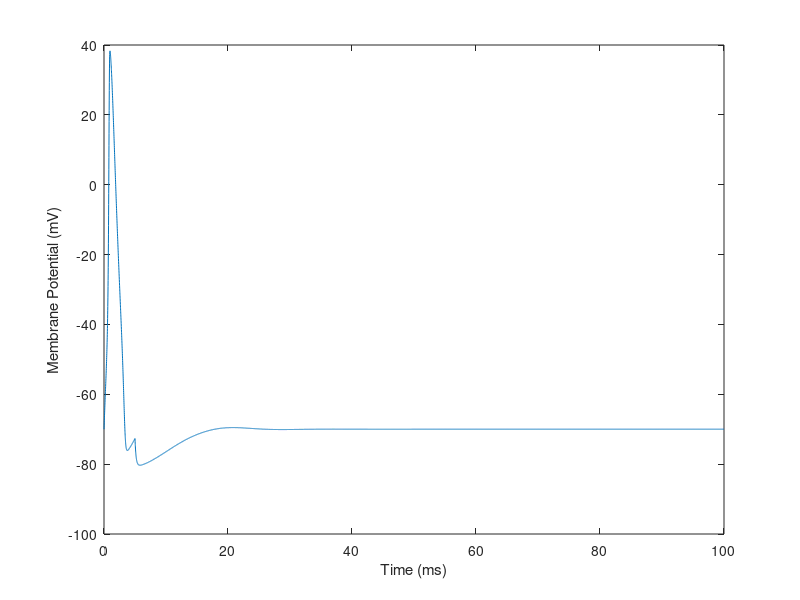
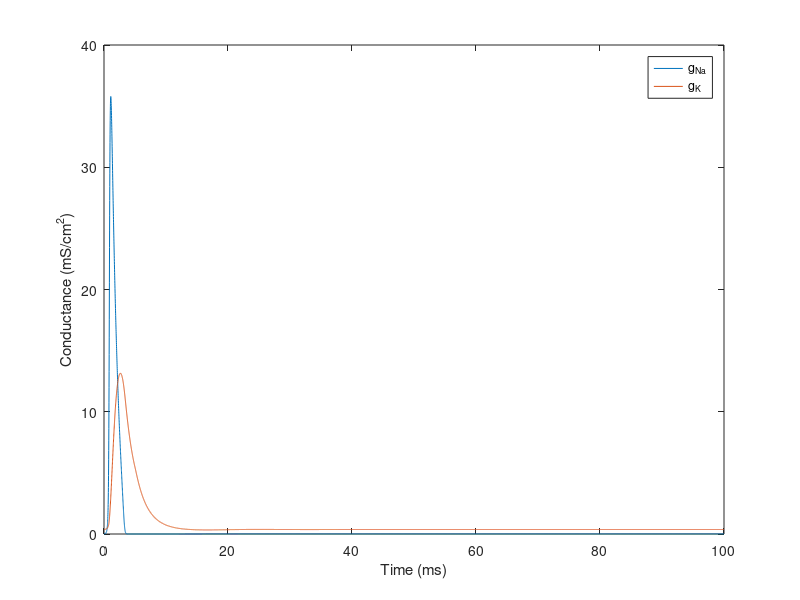

These figures' MATLAB source, in order:
clear all
close all
clc

% simulation parameters
dt = .01;
t = 0:dt:100;

% stimulation values
I = 50;
t_s = 5*1/dt; %change # before 1/dt to anything <= max(t)

% constants
gbar_K = 36;
gbar_Na = 120;
gbar_L = .3;
E_K = -12;
E_Na = 115;
E_L = 10.6;
V_rest = -70;
C_m = 1;

% calculate displacement of potentials from rest
V_m = V_rest;
V = abs(V_m)-abs(V_rest);
V_K = E_K-abs(V_rest);
V_Na = E_Na-abs(V_rest);
V_L = E_L-abs(V_rest);

% calculate gating variables at rest
a_m = .1*((25-V)/(exp((25-V)/10)-1));
B_m = 4*exp(-V/18);
a_n = .01*((10-V)/(exp((10-V)/10)-1));
B_n = .125*exp(-V/80);
a_h = .07*exp(-V/20);
B_h = 1/(exp((30-V)/10)+1);

m = a_m/(a_m+B_m);
n = a_n/(a_n+B_n);
h = a_h/(a_h+B_h);

% calculate g_Na & g_K at rest
g_Na = m^3*gbar_Na*h;
g_K = n^4*gbar_K;

% iterate for values over simulation period
for i = 1:length(t)-1
%     calculate gating variables
    a_m = .1*((25-V(i))/(exp((25-V(i))/10)-1));
    B_m = 4*exp(-V(i)/18);
    a_n = .01*((10-V(i))/(exp((10-V(i))/10)-1));
    B_n = .125*exp(-V(i)/80);
    a_h = .07*exp(-V(i)/20);
    B_h = 1/(exp((30-V(i))/10)+1);
    
    m = m+dt*(a_m*(1-m)-B_m*m);
    n = n+dt*(a_n*(1-n)-B_n*n);
    h = h+dt*(a_h*(1-h)-B_h*h);
    
%     calculate conductances
    g_Na(i+1) = m^3*gbar_Na*h;
    g_K(i+1) = n^4*gbar_K;
    
%     calculate currents
    I_Na = g_Na(i+1)*(V_m(i)-V_Na);
    I_K = g_K(i+1)*(V_m(i)-V_K);
    I_L = gbar_L*(V_m(i)-V_L);
    if i <= t_s
        I_ion = (I-I_K-I_Na-I_L);
    else
        I_ion = (-I_K-I_Na-I_L);
    end
    
%     calculate membrane potential
    V(i+1) = V(i)+dt*I_ion/C_m;
    V_m(i+1) = V_rest+V(i+1);
end

% plot resting membrane potential
figure(1)
plot(t,V_m)
xlabel('Time (ms)')
ylabel('Membrane Potential (mV)')

% plot g_Na & g_K
figure(2)
plot(t,g_Na,t,g_K)
legend('g_{Na}','g_K')
xlabel('Time (ms)')
ylabel('Conductance (mS/cm^2)')
